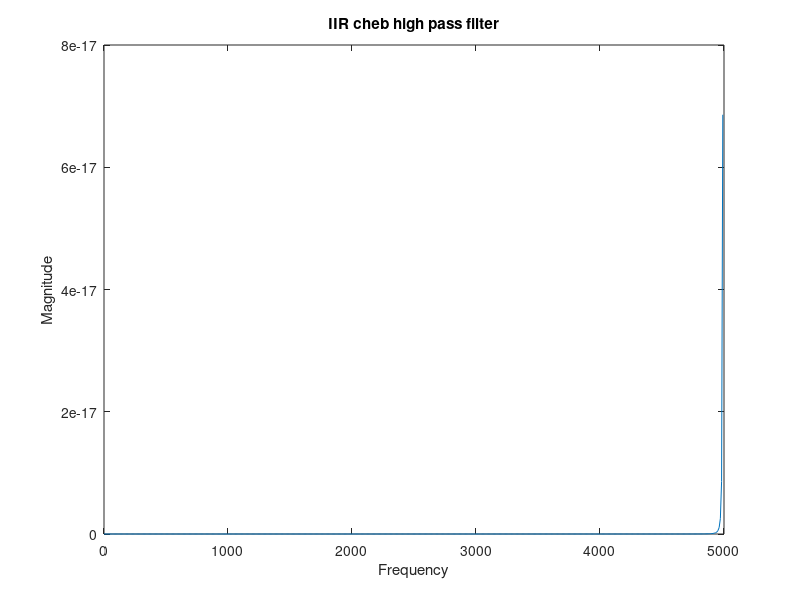

Write MATLAB code to recreate this figure. (Note: this script raises an error after producing the figure.)
%Design and plot the frequency response of an IIR high pass Chebyshev filter that loses no more than 1dB in the pass-band and at least 80dB of attenuation in the stop-band. The pass-band and stop-band edge frequencies are 2 kHz and 100 Hz respectively. Assume a sampling rate of 10 kHz.

clc;
clear all;
fp=2000
fs=100
rp=1
rs=80
fsample=10000
wp=2*pi*fp;
ws=2*pi*fs;
[N, Wc]=cheb1ord(wp,ws,rp,rs,'s')
 
[z,p,k] = cheby1(N,rp,Wc,'high', 's');
[zd,pd,kd] = bilinear(z,p,k,fsample)
[b,a] = zp2tf(zd,pd,kd)
[hb,wb] = freqz(b,a);
figure
plot(wb*fsample/(2*pi),(abs(hb)))
title('IIR cheb high pass filter')
xlabel('Frequency')
ylabel('Magnitude')
hpFilt = designfilt('highpassiir','FilterOrder',3,'PassbandFrequency',2000,'PassbandRipple',1,'SampleRate',10000);
zplane(hpFilt)
